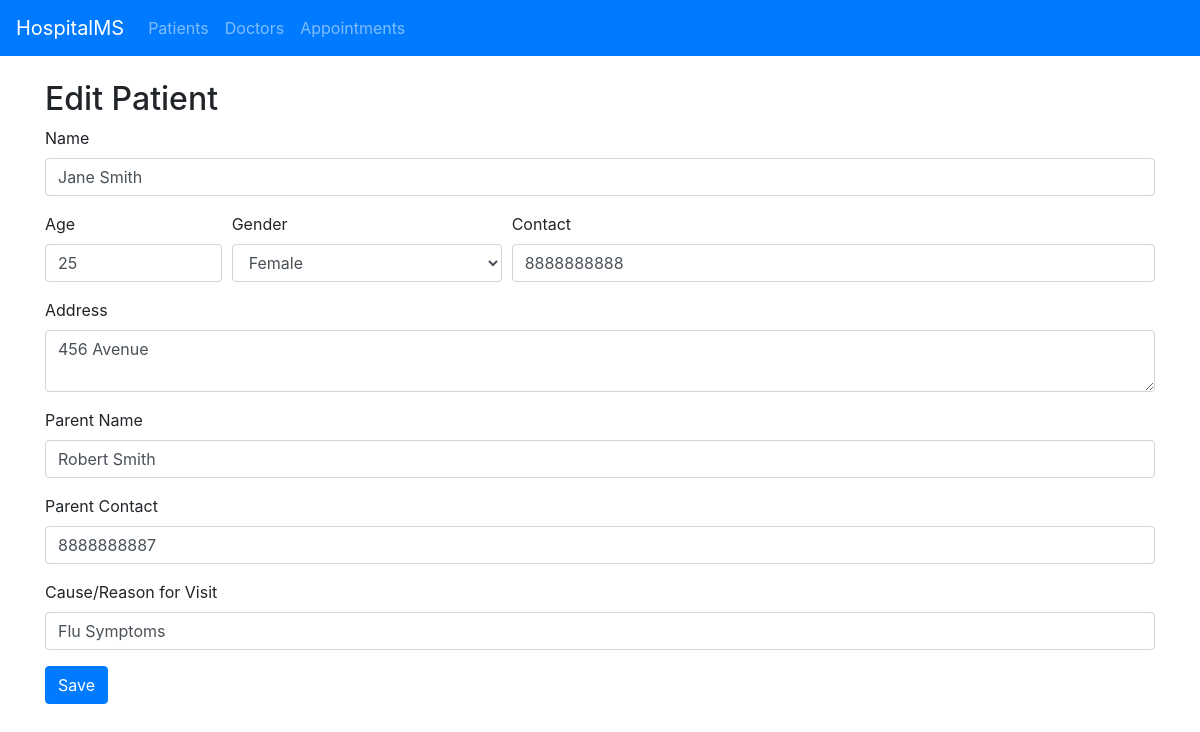
Page /patients/edit/2 on the committed database.
### app.py (models this page shows, shortened)
class Patient(db.Model):
    id = db.Column(db.Integer, primary_key=True)
    name = db.Column(db.String(120), nullable=False)
    age = db.Column(db.Integer)
    gender = db.Column(db.String(20))
    contact = db.Column(db.String(50))
    address = db.Column(db.String(250))
    parentname = db.Column(db.String(120), nullable=False)
    parentnumber = db.Column(db.String(20))
    cause = db.Column(db.String(250))

### app.py (the view)
@app.route('/patients/edit/<int:patient_id>', methods=['GET','POST'])
def edit_patient(patient_id):
    p = Patient.query.get_or_404(patient_id)
    form = PatientForm(obj=p)
    if form.validate_on_submit():
        form.populate_obj(p)
        db.session.commit()
        flash('Patient updated', 'success')
        return redirect(url_for('patients_list'))
    return render_template('add_patient.html', form=form, edit=True)

### forms.py
class PatientForm(FlaskForm):
    name = StringField('Name', validators=[DataRequired()])
    age = IntegerField('Age', validators=[Optional()])
    gender = SelectField('Gender', choices=[('', ''), ('Male','Male'), ('Female','Female'), ('Other','Other')], validators=[Optional()])
    contact = StringField('Contact', validators=[Optional()])
    address = TextAreaField('Address', validators=[Optional()])
    parentname = StringField('Parent Name', validators=[DataRequired()])
    parentnumber = StringField('Parent Contact', validators=[Optional()])
    cause = StringField('Cause/Reason for Visit', validators=[Optional()])
    submit = SubmitField('Save')

### templates/add_patient.html (shortened to what this page needs)
{% extends 'layout.html' %}
{% block content %}
  <h2>{{ 'Edit' if edit else 'Add' }} Patient</h2>
  <form method="POST">
    <div class="form-group">{{ form.name.label }}{{ form.name(class_='form-control') }}</div>
    <div class="form-row">
      <div class="form-group col-md-2">{{ form.age.label }}{{ form.age(class_='form-control') }}</div>
      <div class="form-group col-md-3">{{ form.gender.label }}{{ form.gender(class_='form-control') }}</div>
      <div class="form-group col-md-7">{{ form.contact.label }}{{ form.contact(class_='form-control') }}</div>
    </div>
    <div class="form-group">{{ form.address.label }}{{ form.address(class_='form-control') }}</div>
    <div class="form-group">{{ form.parentname.label }}{{ form.parentname(class_='form-control') }}</div>
    <div class="form-group">{{ form.parentnumber.label }}{{ form.parentnumber(class_='form-control') }}</div>
    <div class="form-group">{{ form.cause.label }}{{ form.cause(class_='form-control') }}</div>
    <button class="btn btn-primary">Save</button>
  </form>
{% endblock %}

### rows in the picture
Patient: name "Jane Smith", age "25", gender "Female", contact "8888888888", address "456 Avenue", parentname "Robert Smith", parentnumber "8888888887", cause "Flu Symptoms"

### other values in the picture
{{ 'Edit' if edit else 'Add' }} "Edit"
